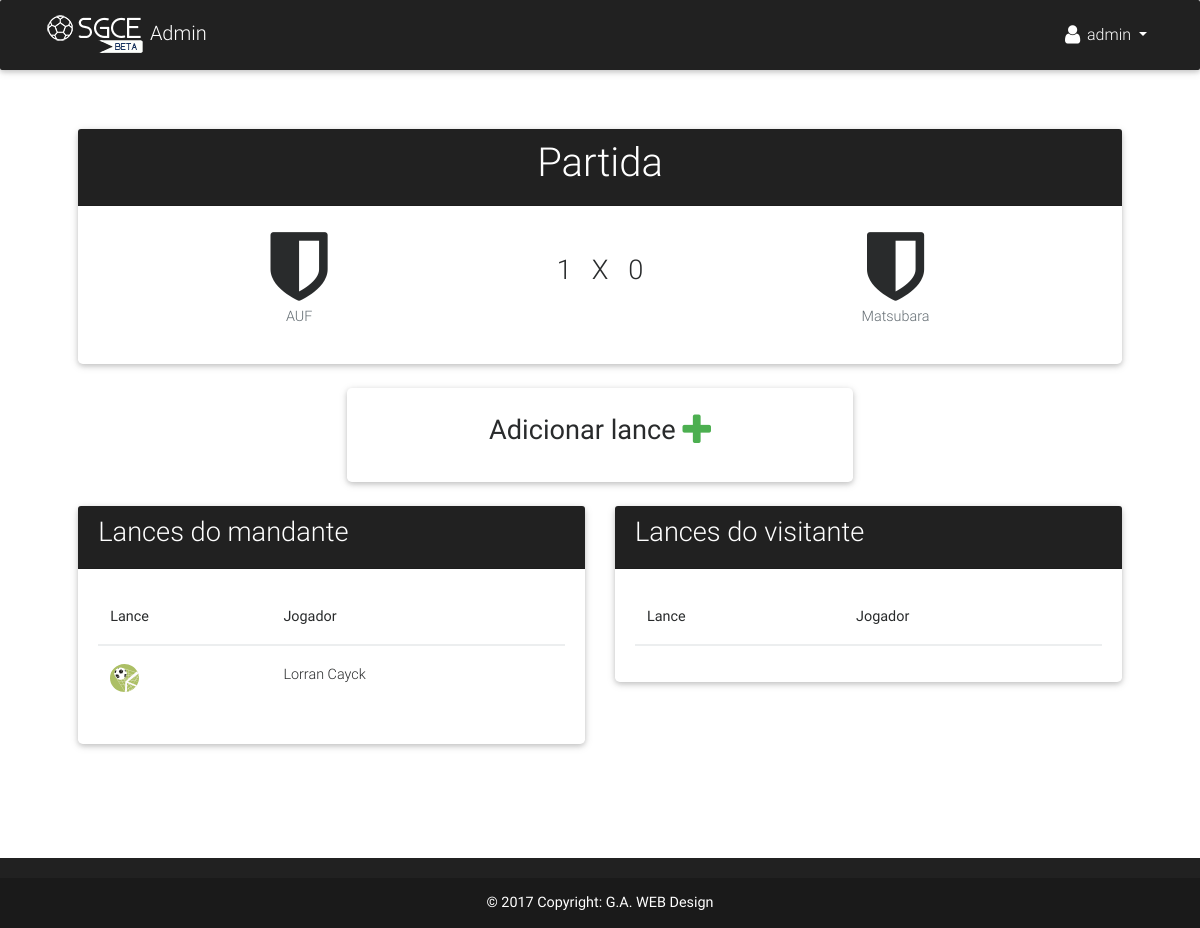
The app's page /manager/campeonatos/update_resultado/1/ (signed in) with its own data.
### app/models.py (models this page shows, shortened)
class Partida(models.Model):
    mandante = models.ForeignKey(Equipe, verbose_name='Mandante', related_name='mandante')
    visitante = models.ForeignKey(Equipe, verbose_name='Visitante', related_name='visitante')
    rodada = models.PositiveIntegerField('Rodada')
    campeonato = models.PositiveIntegerField('Campeonato', default=None)
    gols_mandante = models.PositiveIntegerField('Gols mandante', default=0)
    gols_visitante = models.PositiveIntegerField('Gols visitante', default=0)
    total_cart_amarelo = models.PositiveIntegerField('Cartões amarelos', default=0)
    total_cart_vermelho = models.PositiveIntegerField('Cartões vermelhos', default=0)
    data = models.DateTimeField('Data', null=True, blank=True)
    finalizada = models.BooleanField(default=False)

class Equipe(models.Model):
    nome = models.CharField('Nome', max_length=50)
    pontos = models.PositiveIntegerField('Pts', default=0)
    vitorias = models.PositiveIntegerField('V', default=0)
    empates = models.PositiveIntegerField('E', default=0)
    derrotas = models.PositiveIntegerField('D', default=0)
    gols_marcados = models.PositiveIntegerField('GP', default=0)
    gols_sofridos = models.PositiveIntegerField('GC', default=0)
    saldo_gols = models.PositiveIntegerField('SG', default=0)
    grupo = models.ForeignKey(Grupo, verbose_name='Grupo', null=True, blank=True)
    campeonato = models.PositiveIntegerField('Campeonato', default=0)
    emblema = models.ImageField('Emblema', upload_to='emblemas/', null=True, blank=True)
    class Meta:
        ordering = ['-pontos', '-vitorias', '-empates', '-derrotas','-saldo_gols']
    def __str__(self):
        return self.nome

class Lance(models.Model):
    TIPO = (
        ('G','Gol'),
        ('GC','Gol contra'),
        ('CA','Cartão amarelo'),
        ('CV','Cartão vermelho'),
    )
    jogador = models.ForeignKey(Jogador, verbose_name='Jogador')
    partida = models.ForeignKey(Partida, verbose_name='Partida')
    lance = models.CharField('Lance', max_length=2, choices=TIPO)
    equipe = models.ForeignKey(Equipe, verbose_name='Equipe', default=None)
    descricao = models.CharField('Descrição', max_length=200, default='')
    tempo = models.PositiveIntegerField('Tempo', default=0)
    minuto = models.PositiveIntegerField('Minuto', default=0)

class Jogador(models.Model):
    nome = models.CharField('Nome', max_length=50)
    sobrenome = models.CharField('Sobrenome', max_length=100)
    apelido = models.CharField('Apelido', max_length=30, null=True, blank=True)
    idade = models.PositiveIntegerField('Idade', null=True, blank=True)
    camisa = models.PositiveIntegerField('N° Camisa', null=True, blank=True)
    rua = models.CharField('Rua', max_length=50)
    bairro = models.CharField('Bairro', max_length=50)
    cidade = models.CharField('Cidade', max_length=50)
    total_gols = models.PositiveIntegerField('Gols', default=0)
    total_gols_contra = models.PositiveIntegerField('Gols contra', default=0)
    total_cartoes_amarelos = models.PositiveIntegerField('Cartões amarelos', default=0)
    total_cartoes_vermelhos = models.PositiveIntegerField('Cartões vermelhos', default=0)
    cartoes_acumulados = models.PositiveIntegerField('Cartões acumulados', default=0)
    disponivel = models.BooleanField(default=True)
    equipe = models.ForeignKey(Equipe, verbose_name='Equipe')
    foto = models.ImageField('Foto', upload_to='fotos/', null=True, blank=True)
    campeonato = models.PositiveIntegerField('Campeonato', default=0)
    created_at = models.DateTimeField(auto_now_add=True)
    class Meta:
        verbose_name='Jogador'
        verbose_name_plural = 'Jogadores'
    def __str__(self):
        return '%s %s' % (self.nome, self.sobrenome)

### app/views.py (the view)
# urls.py: url(r'^manager/campeonatos/update_resultado/(?P<pk>[0-9]+)/$', update_resultado, name='update_resultado'),
@csrf_exempt
@login_required(login_url='/manager/login/')
def update_resultado(request, pk):
    partida = get_object_or_404(Partida, pk=pk)
    lances_mandante = Lance.objects.filter(partida=partida, equipe=partida.mandante)
    lances_visitante = Lance.objects.filter(partida=partida, equipe=partida.visitante)
    jogadores = Jogador.objects.filter(Q(equipe =partida.mandante) | Q(equipe = partida.visitante))
    context = {
        'partida':partida,
        'jogadores': jogadores,
        'lances_mandante': lances_mandante,
        'lances_visitante': lances_visitante,
    }
    return render(request, 'manager/update/update_resultado.html', context)

### app/templates/manager/update/update_resultado.html (shortened to what this page needs)
{% extends 'manager/base.html' %}
{% load staticfiles %}
{% block content %}
<br>
<br>
<div class="row" style="padding: 3%;">
    <div class="col-lg-12">
        <div class="row mb-3">
            <div class="col-lg-12">
                <div class="card">
                    <div class="card-header elegant-color-dark white-text">
                        <h1 class="h1-responsive text-center">
                            Partida
                        </h1>
                    </div>
                    <div class="card-body">
                        <div class="row justify-content-center text-center">
                            <div class="col-lg-8 text-center">
                                <div class="row justify-content-center align-middle">
                                    <div class="col-3">
                                        <figure class="figure pull-left">
                                            {% if partida.mandante.emblema %}
                                            <img src="{{partida.mandante.emblema.url}}" style="height:10vh;" class="figure-img img-fluid">
                                            {% else %}
                                            <span class="fa fa-shield fa-5x"></span>
                                            {% endif %}
                                            <figcaption class="figure-caption text-center">{{partida.mandante}}</figcaption>
                                        </figure>
                                    </div>
                                    <div class="col-6 mt-4">
                                        <div class="h3-responsive">
                                            {{partida.gols_mandante}} &nbsp X &nbsp {{partida.gols_visitante}}
                                        </div>
                                    </div>
                                    <div class="col-3">
                                        <figure class="figure pull-right">
                                                {% if partida.visitante.emblema %}
                                                <img src="{{partida.visitante.emblema.url}}" style="height:10vh;" class="figure-img img-fluid">
                                                {% else %}
                                                <span class="fa fa-shield fa-5x"></span>
                                                {% endif %}
                                                <figcaption class="figure-caption text-center">{{partida.visitante}}</figcaption>
                                        </figure>
                                    </div>
                                </div>
                            </div>
                        </div>
                    </div>
                </div>
            </div>
        </div>
        <div class="row justify-content-center mt-4 mb-4">
            <div class="col-lg-6">
                <div class="card">
                    <div class="card-body mt-2">
                        <h3 class="h3-responsive text-center">
                            Adicionar lance
                            <a data-toggle="modal" data-target="#modalLance" onclick="chamarModal('{{partida.pk}}')">
                                <span class="fa fa-plus fa-lg green-text"></span>
                            </a>
                        </h3>
                    </div>
                </div>
            </div>
        </div>
        <div class="row">
            <div class="col-lg-6 mb-3">
                <div class="card">
                    <div class="card-header elegant-color-dark white-text">
                        <h3 class="h3-responsive">Lances do mandante</h3>
                    </div>
                    <div class="card-body">
                        <div class="table-responsive">
                            <table class="table">
                                <thead>
                                    <th>Lance</th>
                                    <th>Jogador</th>
                                </thead>
                                <tbody>
                                    {% for l in lances_mandante %}
                                    <tr>
                                        {% if l.lance == 'G' %}
                                        <td><img src="{% static 'img/gol.svg' %}" style="height:2em;"></td>
                                        {% elif l.lance == 'CA' %}
                                        <td><img src="{% static 'img/c_amarelo.svg' %}" style="height:2em;"></td>
                                        {% elif l.lance == 'CV' %}
                                        <td><img src="{% static 'img/c_vermelho.svg' %}" style="height:2em;"></td>
                                        {% else %}
                                        <td><img src="{% static 'img/gol_contra.svg' %}" style="height:3em;"></td>
                                        {% endif %}
                                        <td>{{l.jogador}}</td>
                                    </tr>
                                    {% endfor %}
                                </tbody>
                            </table>
                        </div>
                    </div>
                </div>
            </div>
            <div class="col-lg-6">
                <div class="card">
                    <div class="card-header elegant-color-dark white-text">
                        <h3 class="h3-responsive">Lances do visitante</h3>
                    </div>
                    <div class="card-body">
                        <div class="table-responsive">
                            <table class="table">
                                <thead>
                                    <th>Lance</th>
                                    <th>Jogador</th>
                                </thead>
                            </table>
                        </div>
                    </div>
                </div>
            </div>
        </div>
    </div>
</div>
{% endblock %}

### app/templates/manager/base.html (shortened to what this page needs)
{% load static %}
<!DOCTYPE html>
<html lang="pt-br">
<head>
  <link rel="stylesheet" href="https://maxcdn.bootstrapcdn.com/font-awesome/4.7.0/css/font-awesome.min.css">
  <link href="{% static 'css/bootstrap.min.css' %}" rel="stylesheet">
  <link href="{% static 'css/mdb.min.css' %}" rel="stylesheet">
  <link href="{% static 'css/style.css' %}" rel="stylesheet">
  <link href="https://cdnjs.cloudflare.com/ajax/libs/summernote/0.8.9/summernote-lite.css" rel="stylesheet">
</head>
<body>
  <header>
    <nav class="navbar navbar-expand-lg navbar-dark elegant-color-dark fixed-top">
      <div class="container">
        <a class="navbar-brand" href="/manager/">
          <img src="{% static 'img/logo.png' %}" alt=""> Admin
        </a>
        <div class="collapse navbar-collapse" id="navbarSupportedContent">
          {% if request.user.is_authenticated %}
          <ul class="navbar-nav nav-flex-icons">
            <li class="nav-item btn-group">
              <a class="nav-link dropdown-toggle" id="navbarDropdownMenuLink" data-toggle="dropdown" aria-haspopup="true" aria-expanded="false">
                <i class="fa fa-user fa-lg"></i>
                {{ user.username }}
              </a>
            </li>
        </ul>
        {% endif %}
        </div>
      </div>
    </nav>
  </header>
  <main>
    <div class="container">
      {% block content %} {% endblock content %}
    </div>
  </main>
  <footer class="page-footer center-on-small-only elegant-color-dark">
    <div class="footer-copyright">
      <div class="container-fluid white-text">
        <strong>© 2017 Copyright: <a href="#"> G.A. WEB Design </a></strong>
      </div>
    </div>
  </footer>
</body>
</html>

### SGCE/static/css/style.css (style rules this page uses)
main { padding-top: 3rem; padding-bottom: 2rem; }
.navbar { background-color: #414a5c; }
footer.page-footer { background-color: #414a5c; margin-top: 2rem; }
.card { font-weight: 300; }

### records on screen
Partida: mandante "AUF", gols_mandante "1", gols_visitante "0", visitante "Matsubara"
Lance: jogador "Lorran Cayck"

### other values on screen
{{ user.username }} "admin"
